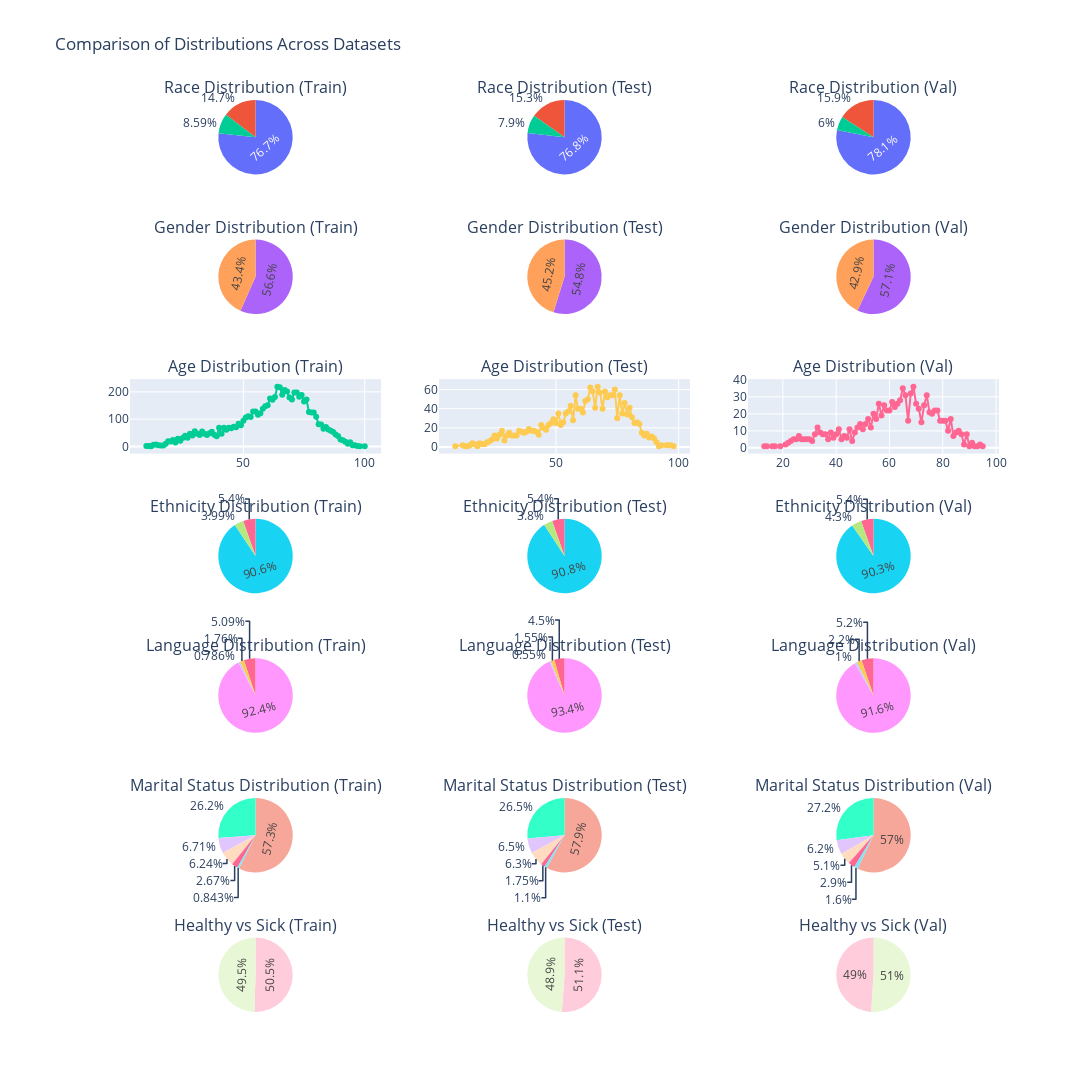

The notebook cell saved with this chart:
### Markdown cell above
# Analyse de la distribution

### Code cell
import plotly.graph_objs as go
from plotly.subplots import make_subplots

def plot_distributions(df_train, df_test, df_val):
    df_train['age_rounded'] = df_train['age'].round()
    df_test['age_rounded'] = df_test['age'].round()
    df_val['age_rounded'] = df_val['age'].round()

    fig = make_subplots(
        rows=7, cols=3,
        subplot_titles=[
            "Race Distribution (Train)", "Race Distribution (Test)", "Race Distribution (Val)",
            "Gender Distribution (Train)", "Gender Distribution (Test)", "Gender Distribution (Val)",
            "Age Distribution (Train)", "Age Distribution (Test)", "Age Distribution (Val)",
            "Ethnicity Distribution (Train)", "Ethnicity Distribution (Test)", "Ethnicity Distribution (Val)",
            "Language Distribution (Train)", "Language Distribution (Test)", "Language Distribution (Val)",
            "Marital Status Distribution (Train)", "Marital Status Distribution (Test)", "Marital Status Distribution (Val)",
            "Healthy vs Sick (Train)", "Healthy vs Sick (Test)", "Healthy vs Sick (Val)"
        ],
        specs=[
            [{"type": "pie"}, {"type": "pie"}, {"type": "pie"}],
            [{"type": "pie"}, {"type": "pie"}, {"type": "pie"}],
            [{"type": "scatter"}, {"type": "scatter"}, {"type": "scatter"}],
            [{"type": "pie"}, {"type": "pie"}, {"type": "pie"}],
            [{"type": "pie"}, {"type": "pie"}, {"type": "pie"}],
            [{"type": "pie"}, {"type": "pie"}, {"type": "pie"}],
            [{"type": "pie"}, {"type": "pie"}, {"type": "pie"}]
        ]
    )

    for i, (df, title) in enumerate(zip([df_train, df_test, df_val], ["Train", "Test", "Val"])):
        race_counts = df['race'].value_counts()
        fig.add_trace(go.Pie(labels=race_counts.index, values=race_counts.values, name=f"Race {title}"), row=1, col=i + 1)

        gender_counts = df['gender'].value_counts()
        fig.add_trace(go.Pie(labels=gender_counts.index, values=gender_counts.values, name=f"Gender {title}"), row=2, col=i + 1)

        age_counts = df['age_rounded'].value_counts().sort_index()
        fig.add_trace(go.Scatter(x=age_counts.index, y=age_counts.values, mode='lines+markers', name=f"Age {title}"), row=3, col=i + 1)

        ethnicity_counts = df['ethnicity'].value_counts()
        fig.add_trace(go.Pie(labels=ethnicity_counts.index, values=ethnicity_counts.values, name=f"Ethnicity {title}"), row=4, col=i + 1)

        language_counts = df['language'].value_counts()
        fig.add_trace(go.Pie(labels=language_counts.index, values=language_counts.values, name=f"Language {title}"), row=5, col=i + 1)

        marital_status_counts = df['maritalstatus'].value_counts()
        fig.add_trace(go.Pie(labels=marital_status_counts.index, values=marital_status_counts.values, name=f"Marital Status {title}"), row=6, col=i + 1)

        glaucoma_counts = df['glaucoma'].value_counts()
        fig.add_trace(go.Pie(labels=glaucoma_counts.index, values=glaucoma_counts.values, name=f"Healthy vs Sick {title}"), row=7, col=i + 1)

    fig.update_layout(
        title="Comparison of Distributions Across Datasets",
        height=2100,  # Adjusted height for 7 rows
        width=1200,
        showlegend=False
    )

    fig.show()

plot_distributions(df_train, df_test, df_val)

### Figure 1 — Plotly figure (JSON) as saved in the notebook; plotly's stock layout.template omitted (floating-point values rounded to 4 significant figures)
{"data": [{"domain": {"x": [0, 0.2889], "y": [0.9184, 1.0]}, "labels": ["white", "black", "asian"], "name": "Race Train", "type": "pie", "values": [5372, 1027, 601]}, {"domain": {"x": [0, 0.2889], "y": [0.7653, 0.8469]}, "labels": ["female", "male"], "name": "Gender Train", "type": "pie", "values": [3964, 3036]}, {"mode": "lines+markers", "name": "Age Train", "type": "scatter", "x": [10, 11, 12, 13, 14, 15, 16, 17, 18, 19, 20, 21, 22, 23, 24, 25, 26, 27, 28, 29, 30, 31, 32, 33, 34, 35, 36, 37, 38, 39, 40, 41, 42, 43, 44, 45, 46, 47, 48, 49, 50, 51, 52, 53, 54, 55, 56, 57, 58, 59, 60, 61, 62, 63, 64, 65, 66, 67, 68, 69, 70, 71, 72, 73, 74, 75, 76, 77, 78, 79, 80, 81, 82, 83, 84, 85, 86, 87, 88, 89, 90, 91, 92, 93, 94, 95, 96, 97, 98, 100], "xaxis": "x", "y": [2, 2, 1, 6, 7, 4, 3, 3, 10, 19, 18, 24, 14, 28, 21, 31, 39, 32, 46, 40, 56, 46, 42, 55, 46, 42, 48, 54, 43, 37, 68, 46, 68, 61, 68, 67, 72, 70, 83, 78, 94, 106, 111, 108, 128, 128, 116, 122, 138, 147, 151, 176, 171, 181, 219, 217, 189, 207, 201, 179, 172, 198, 198, 182, 188, 165, 172, 126, 124, 124, 109, 81, 80, 65, 71, 62, 57, 53, 44, 38, 25, 23, 17, 10, 15, 4, 4, 2, 1, 1], "yaxis": "y"}, {"domain": {"x": [0, 0.2889], "y": [0.4592, 0.5408]}, "labels": ["non-hispanic", "unknown", "hispanic"], "name": "Ethnicity Train", "type": "pie", "values": [6343, 378, 279]}, {"domain": {"x": [0, 0.2889], "y": [0.3061, 0.3878]}, "labels": ["english", "unknown", "spanish", "other"], "name": "Language Train", "type": "pie", "values": [6466, 356, 123, 55]}, {"domain": {"x": [0, 0.2889], "y": [0.1531, 0.2347]}, "labels": ["married or partnered", "single", "divorced", "widowed", "unknown", "legally separated"], "name": "Marital Status Train", "type": "pie", "values": [4011, 1836, 470, 437, 187, 59]}, {"domain": {"x": [0, 0.2889], "y": [0, 0.08163]}, "labels": ["yes", "no"], "name": "Healthy vs Sick Train", "type": "pie", "values": [3535, 3465]}, {"domain": {"x": [0.3556, 0.6444], "y": [0.9184, 1.0]}, "labels": ["white", "black", "asian"], "name": "Race Test", "type": "pie", "values": [1537, 305, 158]}, {"domain": {"x": [0.3556, 0.6444], "y": [0.7653, 0.8469]}, "labels": ["female", "male"], "name": "Gender Test", "type": "pie", "values": [1096, 904]}, {"mode": "lines+markers", "name": "Age Test", "type": "scatter", "x": [9, 12, 13, 14, 15, 16, 17, 18, 19, 20, 21, 22, 23, 24, 25, 26, 27, 28, 29, 30, 31, 32, 33, 34, 35, 36, 37, 38, 39, 40, 41, 42, 43, 44, 45, 46, 47, 48, 49, 50, 51, 52, 53, 54, 55, 56, 57, 58, 59, 60, 61, 62, 63, 64, 65, 66, 67, 68, 69, 70, 71, 72, 73, 74, 75, 76, 77, 78, 79, 80, 81, 82, 83, 84, 85, 86, 87, 88, 89, 90, 91, 92, 93, 95, 96, 97, 98], "xaxis": "x2", "y": [1, 2, 1, 1, 2, 4, 3, 1, 4, 3, 3, 5, 6, 8, 12, 9, 13, 17, 7, 12, 15, 12, 12, 12, 17, 16, 15, 16, 19, 17, 17, 16, 13, 23, 20, 18, 23, 25, 29, 25, 35, 23, 26, 35, 37, 43, 28, 54, 40, 40, 36, 48, 50, 62, 58, 41, 63, 57, 40, 58, 52, 54, 54, 60, 30, 54, 35, 46, 34, 41, 31, 25, 26, 24, 15, 12, 14, 10, 11, 9, 5, 1, 2, 2, 2, 2, 1], "yaxis": "y2"}, {"domain": {"x": [0.3556, 0.6444], "y": [0.4592, 0.5408]}, "labels": ["non-hispanic", "unknown", "hispanic"], "name": "Ethnicity Test", "type": "pie", "values": [1816, 108, 76]}, {"domain": {"x": [0.3556, 0.6444], "y": [0.3061, 0.3878]}, "labels": ["english", "unknown", "spanish", "other"], "name": "Language Test", "type": "pie", "values": [1868, 90, 31, 11]}, {"domain": {"x": [0.3556, 0.6444], "y": [0.1531, 0.2347]}, "labels": ["married or partnered", "single", "divorced", "widowed", "unknown", "legally separated"], "name": "Marital Status Test", "type": "pie", "values": [1158, 529, 130, 126, 35, 22]}, {"domain": {"x": [0.3556, 0.6444], "y": [0, 0.08163]}, "labels": ["yes", "no"], "name": "Healthy vs Sick Test", "type": "pie", "values": [1023, 977]}, {"domain": {"x": [0.7111, 1], "y": [0.9184, 1.0]}, "labels": ["white", "black", "asian"], "name": "Race Val", "type": "pie", "values": [781, 159, 60]}, {"domain": {"x": [0.7111, 1], "y": [0.7653, 0.8469]}, "labels": ["female", "male"], "name": "Gender Val", "type": "pie", "values": [571, 429]}, {"mode": "lines+markers", "name": "Age Val", "type": "scatter", "x": [13, 14, 16, 17, 19, 21, 22, 23, 24, 25, 26, 27, 28, 29, 30, 31, 32, 33, 34, 35, 36, 37, 38, 39, 40, 41, 42, 43, 44, 45, 46, 47, 48, 49, 50, 51, 52, 53, 54, 55, 56, 57, 58, 59, 60, 61, 62, 63, 64, 65, 66, 67, 68, 69, 70, 71, 72, 73, 74, 75, 76, 77, 78, 79, 80, 81, 82, 83, 84, 85, 86, 87, 88, 89, 90, 91, 92, 93, 94, 95], "xaxis": "x3", "y": [1, 1, 1, 1, 1, 2, 3, 4, 5, 5, 7, 5, 5, 5, 5, 4, 8, 12, 9, 8, 8, 5, 9, 6, 8, 11, 5, 7, 6, 11, 4, 9, 12, 14, 11, 14, 17, 12, 20, 17, 26, 19, 25, 22, 22, 27, 24, 26, 28, 35, 31, 16, 32, 36, 26, 23, 15, 25, 31, 21, 20, 22, 22, 16, 16, 16, 10, 17, 7, 9, 10, 8, 2, 8, 1, 3, 1, 1, 2, 1], "yaxis": "y3"}, {"domain": {"x": [0.7111, 1], "y": [0.4592, 0.5408]}, "labels": ["non-hispanic", "unknown", "hispanic"], "name": "Ethnicity Val", "type": "pie", "values": [903, 54, 43]}, {"domain": {"x": [0.7111, 1], "y": [0.3061, 0.3878]}, "labels": ["english", "unknown", "spanish", "other"], "name": "Language Val", "type": "pie", "values": [916, 52, 22, 10]}, {"domain": {"x": [0.7111, 1], "y": [0.1531, 0.2347]}, "labels": ["married or partnered", "single", "divorced", "widowed", "unknown", "legally separated"], "name": "Marital Status Val", "type": "pie", "values": [570, 272, 62, 51, 29, 16]}, {"domain": {"x": [0.7111, 1], "y": [0, 0.08163]}, "labels": ["no", "yes"], "name": "Healthy vs Sick Val", "type": "pie", "values": [510, 490]}], "layout": {"annotations": [{"font": {"size": 16}, "showarrow": false, "text": "Race Distribution (Train)", "x": 0.1444, "xanchor": "center", "xref": "paper", "y": 1.0, "yanchor": "bottom", "yref": "paper"}, {"font": {"size": 16}, "showarrow": false, "text": "Race Distribution (Test)", "x": 0.5, "xanchor": "center", "xref": "paper", "y": 1.0, "yanchor": "bottom", "yref": "paper"}, {"font": {"size": 16}, "showarrow": false, "text": "Race Distribution (Val)", "x": 0.8556, "xanchor": "center", "xref": "paper", "y": 1.0, "yanchor": "bottom", "yref": "paper"}, {"font": {"size": 16}, "showarrow": false, "text": "Gender Distribution (Train)", "x": 0.1444, "xanchor": "center", "xref": "paper", "y": 0.8469, "yanchor": "bottom", "yref": "paper"}, {"font": {"size": 16}, "showarrow": false, "text": "Gender Distribution (Test)", "x": 0.5, "xanchor": "center", "xref": "paper", "y": 0.8469, "yanchor": "bottom", "yref": "paper"}, {"font": {"size": 16}, "showarrow": false, "text": "Gender Distribution (Val)", "x": 0.8556, "xanchor": "center", "xref": "paper", "y": 0.8469, "yanchor": "bottom", "yref": "paper"}, {"font": {"size": 16}, "showarrow": false, "text": "Age Distribution (Train)", "x": 0.1444, "xanchor": "center", "xref": "paper", "y": 0.6939, "yanchor": "bottom", "yref": "paper"}, {"font": {"size": 16}, "showarrow": false, "text": "Age Distribution (Test)", "x": 0.5, "xanchor": "center", "xref": "paper", "y": 0.6939, "yanchor": "bottom", "yref": "paper"}, {"font": {"size": 16}, "showarrow": false, "text": "Age Distribution (Val)", "x": 0.8556, "xanchor": "center", "xref": "paper", "y": 0.6939, "yanchor": "bottom", "yref": "paper"}, {"font": {"size": 16}, "showarrow": false, "text": "Ethnicity Distribution (Train)", "x": 0.1444, "xanchor": "center", "xref": "paper", "y": 0.5408, "yanchor": "bottom", "yref": "paper"}, {"font": {"size": 16}, "showarrow": false, "text": "Ethnicity Distribution (Test)", "x": 0.5, "xanchor": "center", "xref": "paper", "y": 0.5408, "yanchor": "bottom", "yref": "paper"}, {"font": {"size": 16}, "showarrow": false, "text": "Ethnicity Distribution (Val)", "x": 0.8556, "xanchor": "center", "xref": "paper", "y": 0.5408, "yanchor": "bottom", "yref": "paper"}, {"font": {"size": 16}, "showarrow": false, "text": "Language Distribution (Train)", "x": 0.1444, "xanchor": "center", "xref": "paper", "y": 0.3878, "yanchor": "bottom", "yref": "paper"}, {"font": {"size": 16}, "showarrow": false, "text": "Language Distribution (Test)", "x": 0.5, "xanchor": "center", "xref": "paper", "y": 0.3878, "yanchor": "bottom", "yref": "paper"}, {"font": {"size": 16}, "showarrow": false, "text": "Language Distribution (Val)", "x": 0.8556, "xanchor": "center", "xref": "paper", "y": 0.3878, "yanchor": "bottom", "yref": "paper"}, {"font": {"size": 16}, "showarrow": false, "text": "Marital Status Distribution (Train)", "x": 0.1444, "xanchor": "center", "xref": "paper", "y": 0.2347, "yanchor": "bottom", "yref": "paper"}, {"font": {"size": 16}, "showarrow": false, "text": "Marital Status Distribution (Test)", "x": 0.5, "xanchor": "center", "xref": "paper", "y": 0.2347, "yanchor": "bottom", "yref": "paper"}, {"font": {"size": 16}, "showarrow": false, "text": "Marital Status Distribution (Val)", "x": 0.8556, "xanchor": "center", "xref": "paper", "y": 0.2347, "yanchor": "bottom", "yref": "paper"}, {"font": {"size": 16}, "showarrow": false, "text": "Healthy vs Sick (Train)", "x": 0.1444, "xanchor": "center", "xref": "paper", "y": 0.08163, "yanchor": "bottom", "yref": "paper"}, {"font": {"size": 16}, "showarrow": false, "text": "Healthy vs Sick (Test)", "x": 0.5, "xanchor": "center", "xref": "paper", "y": 0.08163, "yanchor": "bottom", "yref": "paper"}, {"font": {"size": 16}, "showarrow": false, "text": "Healthy vs Sick (Val)", "x": 0.8556, "xanchor": "center", "xref": "paper", "y": 0.08163, "yanchor": "bottom", "yref": "paper"}], "height": 2100, "showlegend": false, "title": {"text": "Comparison of Distributions Across Datasets"}, "width": 1200, "xaxis": {"anchor": "y", "domain": [0, 0.2889]}, "xaxis2": {"anchor": "y2", "domain": [0.3556, 0.6444]}, "xaxis3": {"anchor": "y3", "domain": [0.7111, 1]}, "yaxis": {"anchor": "x", "domain": [0.6122, 0.6939]}, "yaxis2": {"anchor": "x2", "domain": [0.6122, 0.6939]}, "yaxis3": {"anchor": "x3", "domain": [0.6122, 0.6939]}}}
